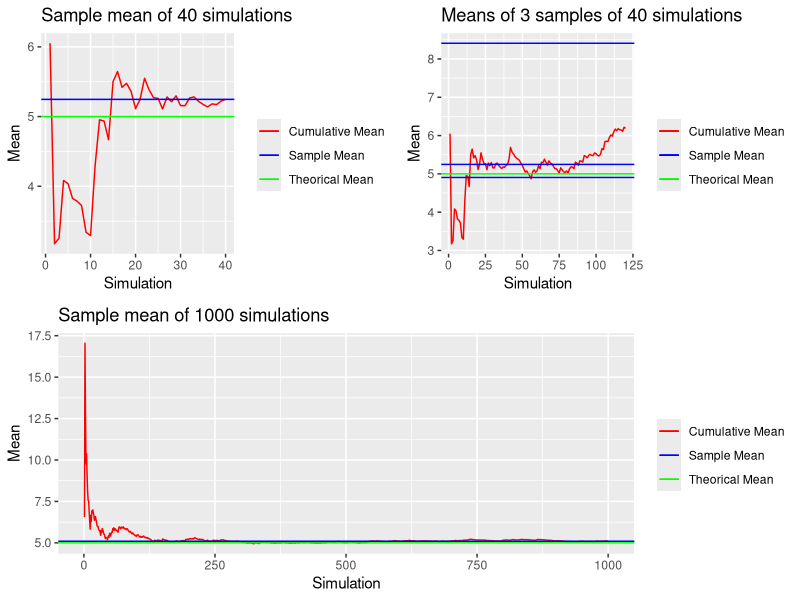

Write R code to recreate this figure.
## ---- chunk 1
# Set value of lambda for all the experiments
lambda <- 0.2
# Set the size of a large sample
n.th <- 1000
# Set the size for short samples
n.sa <- 40
# Set the amount of short samples
n.me <- 1000
# Set the theorical mean for the exponential distribution
mean.theorical <- 1/lambda
# Set the theorical standar deviation for the exponential distribution
sd.theorical <- 1/lambda
# Generate the large sample
simulation.th <- rexp(n.th, lambda)
# Compute the mean of the large sample
simulation.th.mean <- mean(simulation.th)
# Compute the standar deviation of the large sample
simulation.th.sd <- sd(simulation.th)
# Generate a list of short samples
simulations.me <- lapply(rep(lambda,n.me), function(l){ rexp(n.sa,lambda)})
# Compute the mean of the short samples
simulations.me.means <- sapply(simulations.me, mean)
# Compute the mean of the short samples
simulations.me.sd <- sapply(simulations.me, sd)
## ---- chunk 2
library(ggplot2)
# Compute the cumulative average of the simulation
y <- cumsum(simulations.me[[1]])/(1:n.sa)
# Create the ggplot object with the data
g.svm.1 <- ggplot(data.frame(x = 1 : n.sa, y = y), aes(x = x, y = y)) 
# Add a red line for the cumulative average of the simulation
g.svm.1 <- g.svm.1 + geom_line(aes(colour = "Cumulative Mean"))
# Add a blue lines for the sample mean
g.svm.1 <- g.svm.1 + geom_hline(aes(yintercept = simulations.me.means[[1]], colour = "Sample Mean"), show_guide = TRUE)
# Add a green line for the theorical mean
g.svm.1 <- g.svm.1 + geom_hline(aes(yintercept = mean.theorical, colour = "Theorical Mean"), show_guide = TRUE)
# Add the labels of the axis and the title
g.svm.1 <- g.svm.1 + labs(x = "Simulation", y = "Mean") + ggtitle("Sample mean of 40 simulations")
# Add the legend 
g.svm.1 <- g.svm.1 + scale_colour_manual("", breaks=c("Cumulative Mean", "Sample Mean", "Theorical Mean"), values=c('Cumulative Mean'='red', 'Sample Mean'='blue', 'Theorical Mean'='green'))
## ---- chunk 3
# Compute the cumulative average of the simulation
y <- cumsum(c(simulations.me[[1]], simulations.me[[2]], simulations.me[[3]]))/(1:(3*n.sa))
# Create the ggplot object with the data
g.svm.2 <- ggplot(data.frame(x = 1 : (3*n.sa), y = y), aes(x = x, y = y)) 
# Add a red line for the cumulative average of the simulation
g.svm.2 <- g.svm.2 + geom_line(aes(colour = "Cumulative Mean"))
# Add a blue line for the samples means
g.svm.2 <- g.svm.2 + geom_hline(aes(yintercept = simulations.me.means[[1]], colour = "Sample Mean"), show_guide = TRUE)
g.svm.2 <- g.svm.2 + geom_hline(aes(yintercept = simulations.me.means[[2]], colour = "Sample Mean"), show_guide = TRUE)
g.svm.2 <- g.svm.2 + geom_hline(aes(yintercept = simulations.me.means[[3]], colour = "Sample Mean"), show_guide = TRUE)
# Add a green line for the theorical mean
g.svm.2 <- g.svm.2 + geom_hline(aes(yintercept = mean.theorical, colour = "Theorical Mean"), show_guide = TRUE)
# Add the labels of the axis and the title
g.svm.2 <- g.svm.2 + labs(x = "Simulation", y = "Mean") + ggtitle("Means of 3 samples of 40 simulations")
# Add the legend 
g.svm.2 <- g.svm.2 + scale_colour_manual("", breaks=c("Cumulative Mean", "Sample Mean", "Theorical Mean"), values=c('Cumulative Mean'='red', 'Sample Mean'='blue', 'Theorical Mean'='green'))
## ---- chunk 4
# Compute the cumulative average of the simulation
y <- cumsum(simulation.th)/(1:n.th)
# Create the ggplot object with the data
g.svm.3 <- g.svm.3 <- ggplot(data.frame(x = 1 : n.th, y = y), aes(x = x, y = y)) 
# Add a red line for the cumulative average of the simulation
g.svm.3 <- g.svm.3 + geom_line(aes(colour = "Cumulative Mean"))
# Add a blue line for the sample mean of the simulation
g.svm.3 <- g.svm.3 + geom_hline(aes(yintercept = simulation.th.mean, colour = "Sample Mean"), show_guide = TRUE)
# Add a green line for the theorical mean
g.svm.3 <- g.svm.3 + geom_hline(aes(yintercept = mean.theorical, colour = "Theorical Mean"), show_guide = TRUE)
# Add the labels of the axis and the title
g.svm.3 <- g.svm.3 + labs(x = "Simulation", y = "Mean") + ggtitle("Sample mean of 1000 simulations")
# Add the legend
g.svm.3 <- g.svm.3 + scale_colour_manual("", breaks=c("Cumulative Mean", "Sample Mean", "Theorical Mean"), values=c('Cumulative Mean'='red', 'Sample Mean'='blue', 'Theorical Mean'='green'))
## ---- chunk 5
library(grid)
grid.newpage()
pushViewport(viewport(layout = grid.layout(2, 2)))
print(g.svm.1, vp = viewport(layout.pos.row = 1, layout.pos.col = 1))
print(g.svm.2, vp = viewport(layout.pos.row = 1, layout.pos.col = 2))
print(g.svm.3, vp = viewport(layout.pos.row = 2, layout.pos.col = c(1,2)))
